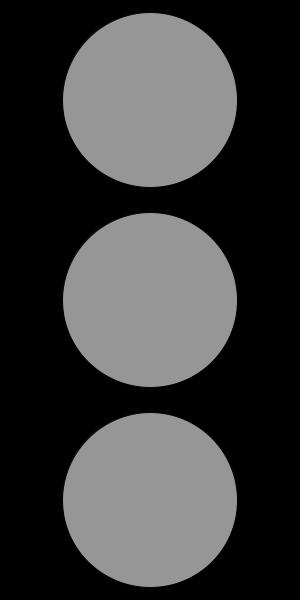
Frame 1 (no input)
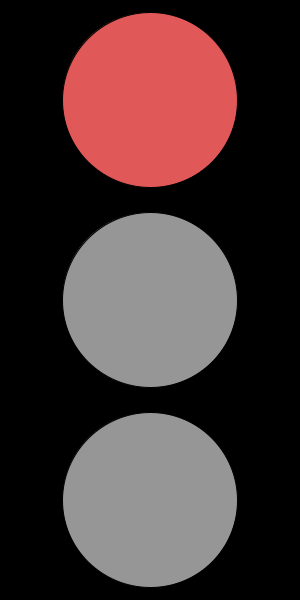
Frame 60 (the mouse pressed at the canvas centre just before this capture)
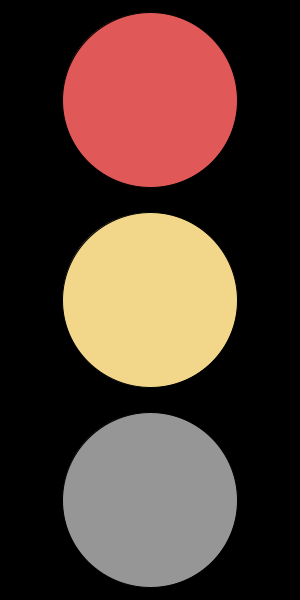
Frame 120 (the mouse held since frame 60 and released just before this capture)

The Processing sketch that drew these frames (run headless with seeded random() and noise(); from frame 60 on, the mouse is pressed at the canvas centre):

// Processing sketch: taskThree
// ── taskThree.pde
int black = 0;
int red = color(224,88,88);
int yellow = color(242, 215, 139);
int green = color(124, 201, 118);
int grey = 150;

int time = 0;

//creating functions for the grey lights
void greyR() {
  fill(grey);
  ellipse(150, 100, 175, 175);
}

void greyY() {
  fill(grey);
  ellipse(150, 300, 175, 175);
}

void greyG() {
  fill(grey);
  ellipse(150, 500, 175, 175);
}


void setup() {
  frameRate(30);
  size(300, 600);
  background(black);
  ellipseMode(CENTER);
  time = millis();
  greyR();
  greyY();
  greyG();
}

/*
A traffic light goes through 4 phases before looping back: 
1. stop / only red
2. about to start/ red and yellow
3. start / only green
4. about to stop / only yellow
*/

void draw() {
  //Phase 1
  if (millis() > time + 1500) {
    fill(red);
    ellipse(150, 100, 175, 175);
    greyY();

    //Phase 2
    if (millis() > time + 3000) {
      fill(yellow);
      ellipse(150, 300, 175, 175);

      //Phase 3
      if (millis() > time + 4500) {
        fill(green);
        ellipse(150, 500, 175, 175);
        greyR();
        greyY();

        //Phase 4
        if (millis() > time + 6000) {
          fill(yellow);
          ellipse(150, 300, 175, 175);
          greyG();
          time = millis();
        }
      }
    }
  }
}
